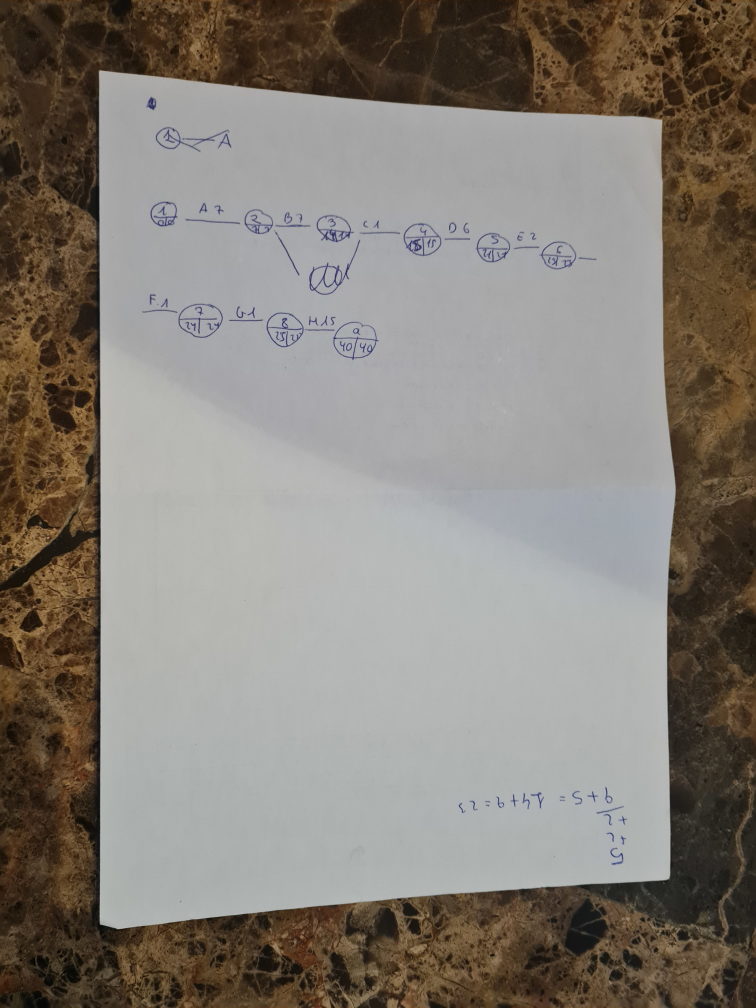
#> input picture practica1/testing/Hoja_01.jpg, 3024 x 4032 px (shown at 1/4 size)
$ python rectificar.py
#> lines starting #> are read from the running program, lines starting #| are printed output that depends on the picture
import cv2
import numpy as np

# Diccionario de coordenadas por imagen
coordenadas = {
    "Hoja_01.jpg": [(397, 280), (2649, 481), (2674, 3507), (401, 3695)],
    "Hoja_15.jpg": [(538, 602), (2494, 585), (2691, 3494), (466, 3528)],
    "Hoja_06.jpg": [(261, 491), (2618, 457), (2776, 3729), (427, 3908)],
    "Hoja_07.jpg": [(483, 367), (2511, 487), (2605, 3396), (337, 3455)],
    "Hoja_08.jpg": [(500, 491), (2524, 551), (2793, 3613), (248, 3673)],
    "Hoja_09.jpg": [(718, 333), (2580, 581), (2849, 3400), (367, 3361)],
    "Hoja_10.jpg": [(721, 283), (2741, 346), (2706, 3363), (431, 3172)],
    "Hoja_11.jpg": [(436, 517), (2520, 551), (2746, 3643), (376, 3626)],
    "Hoja_12.jpg": [(534, 658), (2460, 645), (2482, 3310), (594, 3370)],
    "Hoja_13.jpg": [(380, 359), (2601, 466), (2601, 3549), (342, 3613)],
    "Hoja_14.jpg": [(316, 619), (2379, 491), (2704, 3481), (525, 3643)],
    "Hoja_02.jpg": [(295, 414), (2973, 414), (2652, 3904), (427, 3677)],
    "Hoja_03.jpg": [(401, 329), (2576, 431), (2576, 3554), (316, 3519)],
    "Hoja_04.jpg": [(299, 431), (2529, 483), (2571, 3468), (393, 3584)],
    "Hoja_05.jpg": [(572, 333), (2674, 666), (2687, 3870), (81, 3673)]
}
# Rectificación de la imagen usando una transformación de perspectiva
# Orden de las esquinas: [superior izquierda, superior derecha, inferior derecha, inferior izquierda]
def RectificarImagen(imagen, esquinas):

    # Transformar las esquinas a un array numpy tipo float32 para la funcion getPerspectiveTransform
    srcImagen = np.array(esquinas,np.float32)

    # Calcular el ancho similar a la distancia entre las dos esquinas superiores detectadas.
    # Funcion de numpy para calcular la distancia entre dos puntos, para evitar utilizar la fórmula de distancia euclídea
    # Fuente: https://numpy.org/doc/2.2/reference/generated/numpy.linalg.norm.html
    ancho = int(np.linalg.norm(srcImagen[0] - srcImagen[1]))

    # Calcular alto de tamaño proporcional a un A4 -> proporción => 1:√2 -> Alto / Ancho = √2 -> Alto = Ancho * √2
    # Fuente: https://estudiesteve.es/blog/29-din-a4-medidas-ventajas-e-historia-del-formato
    alto = int(ancho * np.sqrt(2))

    # Esquinas de destino de la hoja de la imagen
    dstImagen = np.array([
        [0, 0],
        [ancho, 0],
        [ancho, alto],
        [0, alto]
    ],np.float32)

    # Calcular la matriz de transformación
    matrizPerspectiva = cv2.getPerspectiveTransform(srcImagen, dstImagen)

    # Transformación de la imagen
    return cv2.warpPerspective(imagen, matrizPerspectiva, (ancho, alto))


for nombre, puntos in coordenadas.items():
    imagen = cv2.imread(nombre)
#> imagen is the input picture: shape (4032, 3024, 3); mean B, G, R 118.3, 126.1, 132.6
    if imagen is None:
        print(f"No se pudo cargar la imagen: {nombre}")
        continue
    imagen_rectificada = RectificarImagen(imagen, puntos)
#> in RectificarImagen, `return cv2.warpPerspective(imagen, matrizPerspectiva, (ancho, alto))`:
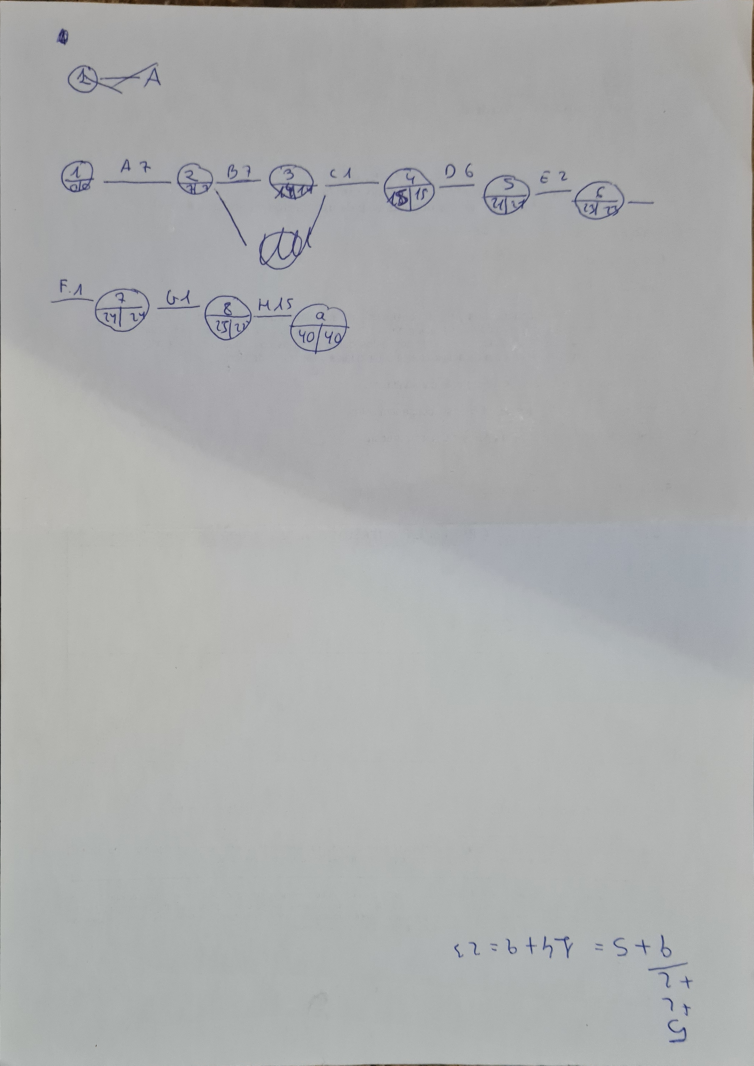
#> returned value: shape (3196, 2260, 3) (shown at 1/3 size); mean of channels 0, 1, 2 173, 172.8, 171.3; drawn as B, G, R
    salida = f"rectificada_{nombre}"
    cv2.imwrite(salida, imagen_rectificada)
    print(f"Imagen guardada: {salida}")
#> pass 2 of the loop `for nombre, puntos in coordenadas.items():`:
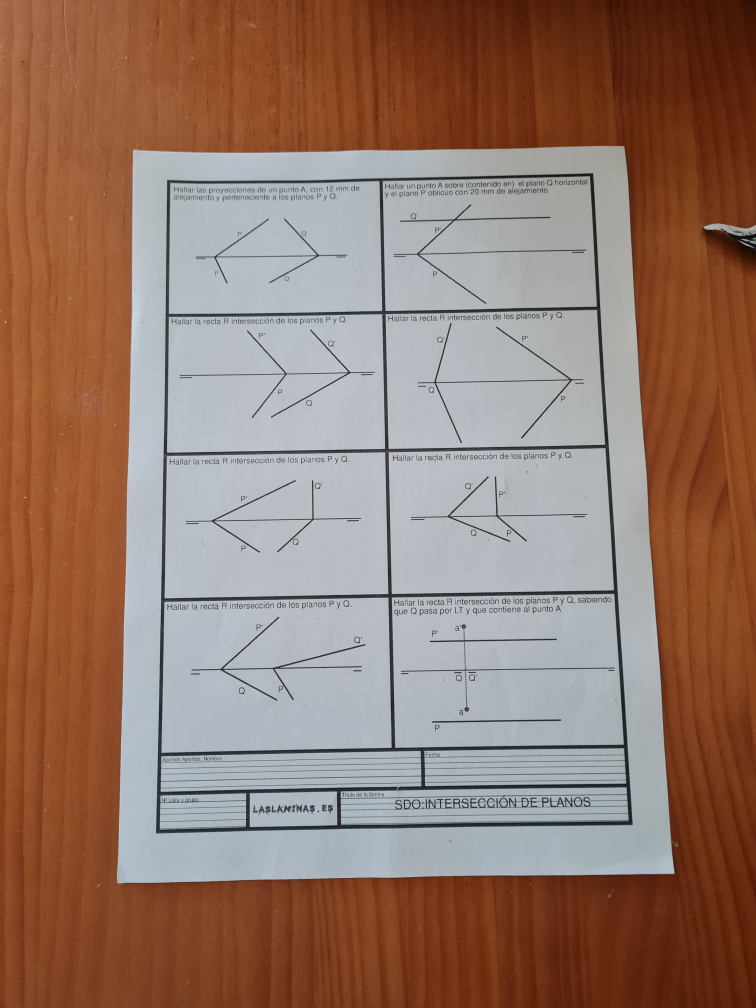
#> input picture practica1/testing/Hoja_15.jpg, 3024 x 4032 px (shown at 1/4 size)
#> imagen is the input picture: shape (4032, 3024, 3); mean B, G, R 106.7, 120.5, 149.2
#> in RectificarImagen (call 2), `return cv2.warpPerspective(imagen, matrizPerspectiva, (ancho, alto))`:
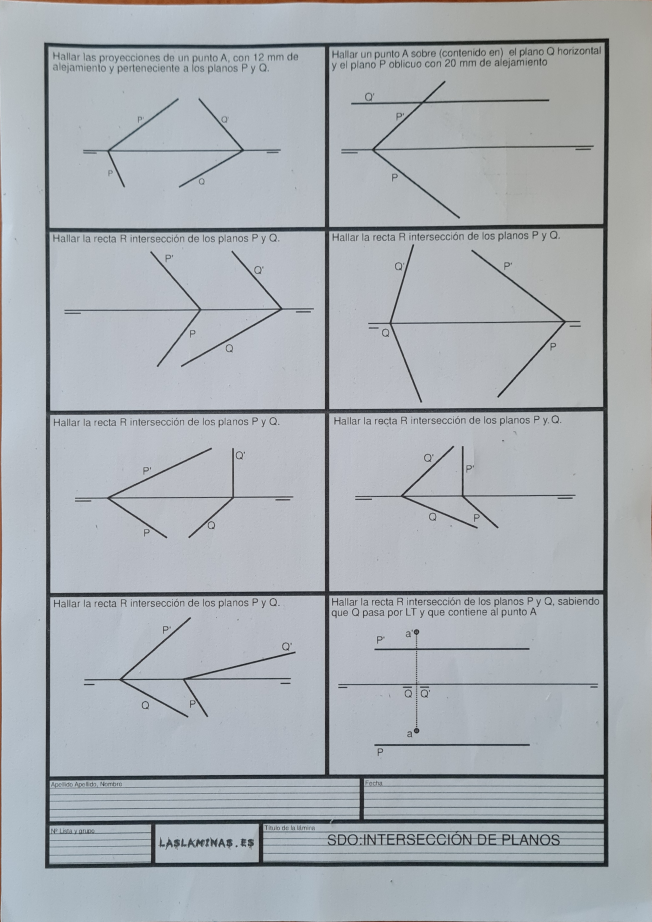
#> returned value: shape (2766, 1956, 3) (shown at 1/3 size); mean of channels 0, 1, 2 179.4, 174.1, 168.5; drawn as B, G, R
#> pass 3 of the loop `for nombre, puntos in coordenadas.items():`:
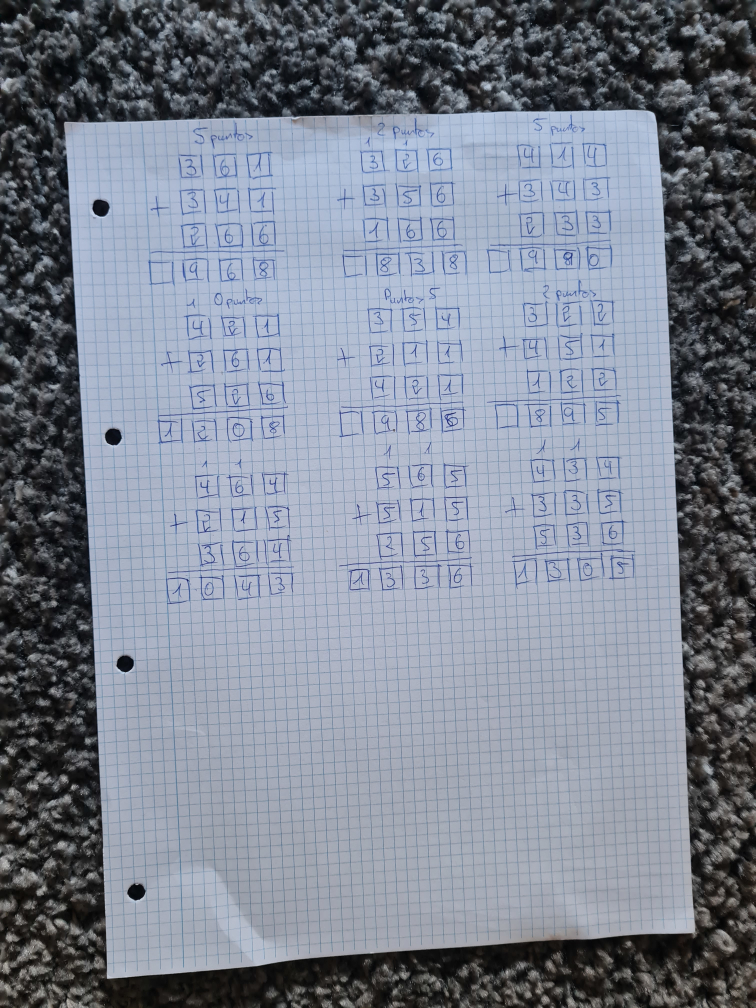
#> input picture practica1/testing/Hoja_06.jpg, 3024 x 4032 px (shown at 1/4 size)
#> imagen is the input picture: shape (4032, 3024, 3); mean B, G, R 145.2, 131.6, 124.5
#> in RectificarImagen (call 3), `return cv2.warpPerspective(imagen, matrizPerspectiva, (ancho, alto))`:
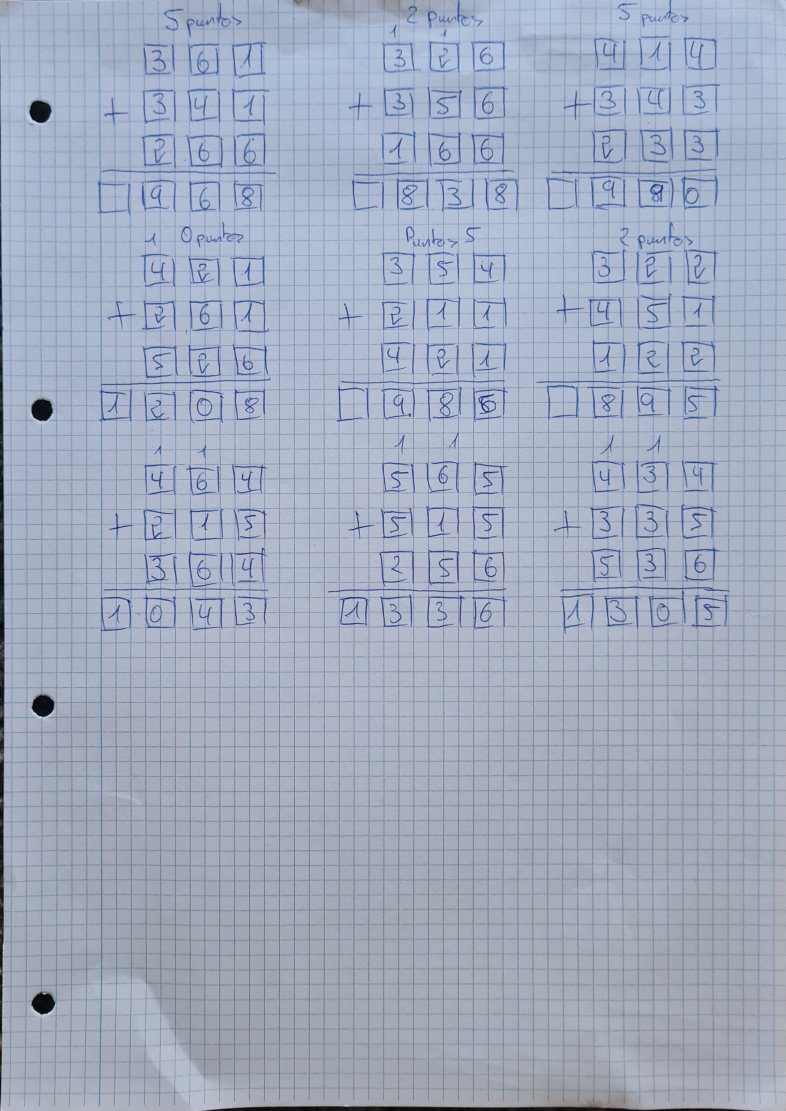
#> returned value: shape (3333, 2357, 3) (shown at 1/3 size); mean of channels 0, 1, 2 191.7, 172.1, 162; drawn as B, G, R
#> the loop made 15 passes; the first 3 are shown
